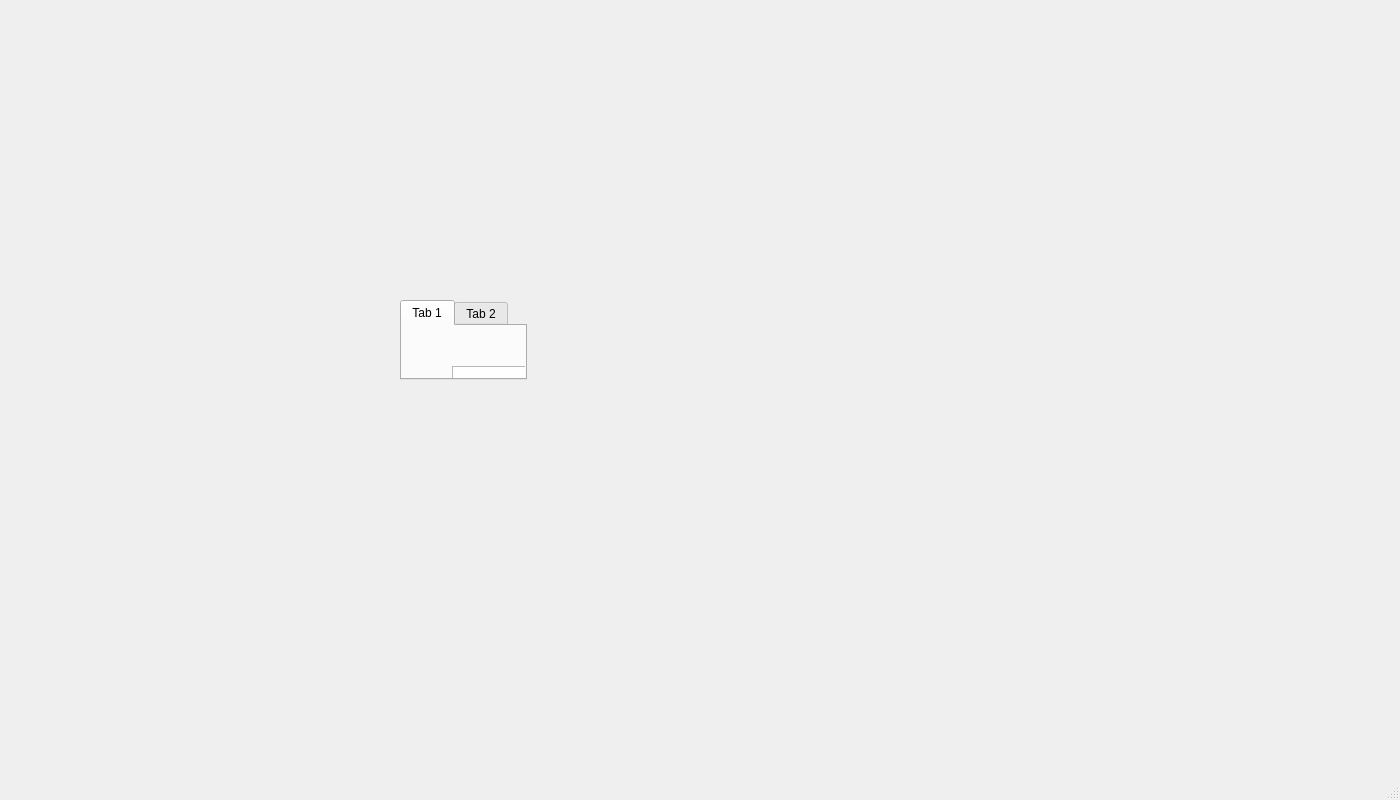
<?xml version="1.0" encoding="UTF-8"?>
<ui version="4.0">
 <class>MainWindow</class>
 <widget class="QMainWindow" name="MainWindow">
  <property name="geometry">
   <rect>
    <x>0</x>
    <y>0</y>
    <width>1400</width>
    <height>800</height>
   </rect>
  </property>
  <property name="windowTitle">
   <string>Model Railroad Operations Manager</string>
  </property>
  <widget class="QWidget" name="centralwidget">
   <widget class="QTabWidget" name="tabWidget">
    <property name="geometry">
     <rect>
      <x>400</x>
      <y>300</y>
      <width>127</width>
      <height>80</height>
     </rect>
    </property>
    <widget class="QWidget" name="Cars">
     <attribute name="title">
      <string>Tab 1</string>
     </attribute>
     <widget class="QTableView" name="tableView">
      <property name="geometry">
       <rect>
        <x>50</x>
        <y>40</y>
        <width>256</width>
        <height>192</height>
       </rect>
      </property>
     </widget>
    </widget>
    <widget class="QWidget" name="Trains">
     <attribute name="title">
      <string>Tab 2</string>
     </attribute>
     <widget class="QListView" name="listView">
      <property name="geometry">
       <rect>
        <x>0</x>
        <y>10</y>
        <width>256</width>
        <height>192</height>
       </rect>
      </property>
     </widget>
    </widget>
   </widget>
  </widget>
  <widget class="QMenuBar" name="menubar">
   <property name="geometry">
    <rect>
     <x>0</x>
     <y>0</y>
     <width>1400</width>
     <height>21</height>
    </rect>
   </property>
  </widget>
  <widget class="QStatusBar" name="statusbar"/>
 </widget>
 <resources/>
 <connections/>
</ui>
